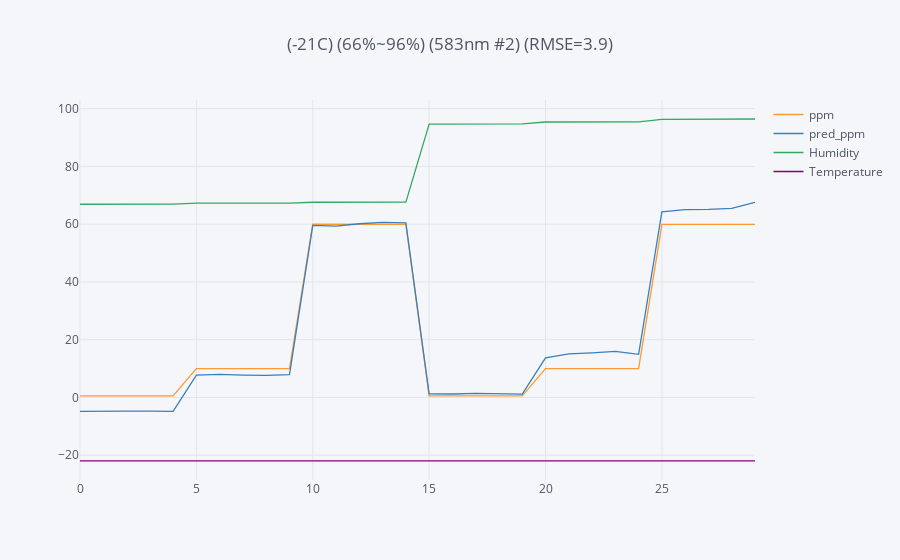
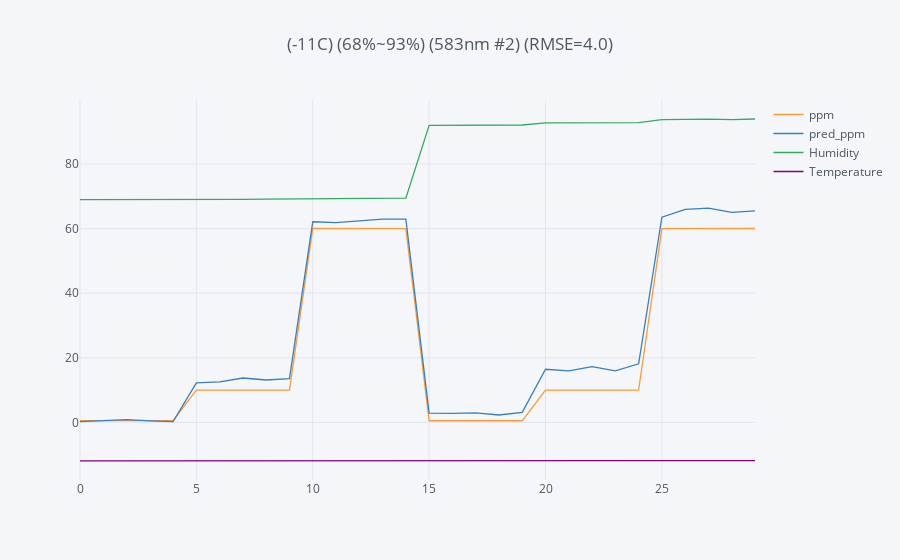
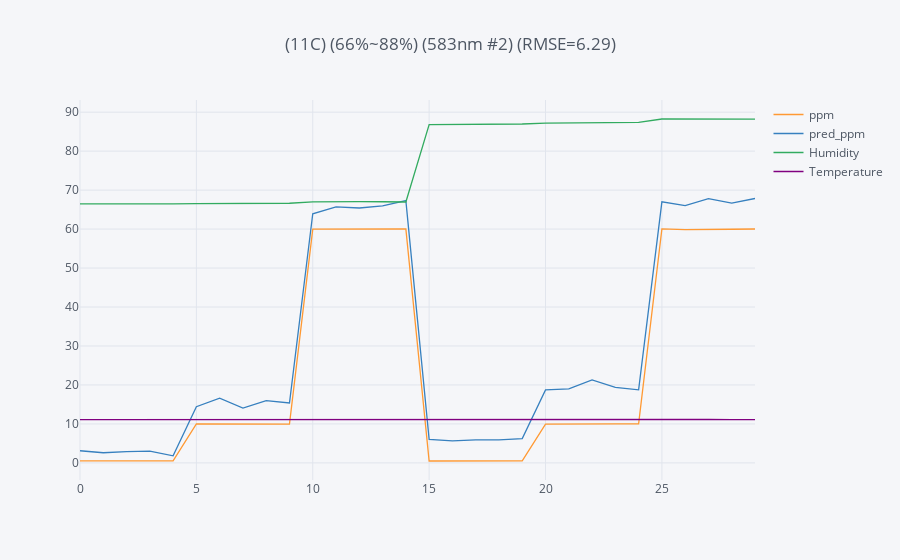

Notebook code for these charts, in order:
### Code cell
# load training data
dk_n20C = df_n20C.copy().reset_index(drop=True)
dk_n10C = df_n10C.copy().reset_index(drop=True)
dk_0C = df_0C.copy().reset_index(drop=True)  
dk_10C = df_10C.copy().reset_index(drop=True)


# copy testing data
dk_test_n20C = df_test_n20C.copy().reset_index(drop=True)
dk_test_n10C = df_test_n10C.copy().reset_index(drop=True)
dk_test_10C = df_test_10C.copy().reset_index(drop=True)


#setting temperature range
'''dict = {temp. 1 : ([training data1, data2], [blind test data1, data2], white_card_std data)}'''

temp_data_dict = { 

    # n20~10C
    'temp. 1': ([dk_n20C, dk_n10C, dk_0C, dk_10C], [dk_test_n20C]),
    'temp. 2': ([dk_n20C, dk_n10C, dk_0C, dk_10C], [dk_test_n10C]),
    'temp. 3': ([dk_n20C, dk_n10C, dk_0C, dk_10C], [dk_test_10C]),
                  } 
    
# implement temp. range loop
for temp_data, temp_blind_test in temp_data_dict.values():
    

                 
    # plot each model 4D data
#             module_4D.plot_4D_multi_model(temp_data, temp_blind_test, channel_list, sensor_number)

    # concate training data        
    df_all = pd.concat(temp_data).reset_index(drop=True)
    df_test = pd.concat(temp_blind_test).reset_index(drop=True)


    # 取0ppm資料
    dk_all_0ppm = df_all[df_all['ppm']<1].copy()
    dk_test_0ppm = df_test[df_test['ppm']<1].copy()

    # 取10ppm資料
    dk_all_10ppm = df_all[(df_all['ppm']>9)&(df_all['ppm']<11)].copy()
    dk_test_10ppm = df_test[(df_all['ppm']>9)&(df_all['ppm']<11)].copy()

    # 取60ppm資料
    dk_all_60ppm = df_all[(df_all['ppm']>59)].copy()
    dk_test_60ppm = df_test[(df_all['ppm']>59)].copy()

    dk_data_dict = {'0ppm':(dk_all_0ppm, dk_test_0ppm),
                    '10ppm':(dk_all_10ppm, dk_test_10ppm),
                    '60ppm':(dk_all_60ppm, dk_test_60ppm)}

    #training model for 0ppm, 10ppm, 60ppm surface
    surf_coef_list = []                           # store ppm surface coefficient
    for ppm, ppm_data in dk_data_dict.items():

        dk_data, dk_test = ppm_data

        y_train = dk_data[train_channel] + shift 
        x_train = dk_data[['Temperature', 'Humidity']] 

        y_test = dk_test[test_channel] 
        x_test = dk_test[['Temperature', 'Humidity']]

#             channels = train_channel

        ### Ridge regression
#             step = humidity_step
        os.chdir(path)                
        loss_list = []
        loss_each_step_list = []
        ridge = modeling(name=name,
                         sensor_number=sensor_number,
                         channel=train_channel,
                          x_train=x_train, 
                          y_train=y_train, 
                          x_test=x_test, 
                          y_test=y_test, 
                          model_name=model_name, 
                          degree=degree,
                          step=humidity_step,
                          output_modify=output_modify,
#                                   white_card_std=k_white_card_std,
                          white_card_side=white_card_side,
                          white_card_std_multiple=white_card_std_multiple,
                          shift=shift,            
                          multiple=multiple,
                          ppm=ppm)

        intercept, coef, TL, TU, HL, HU = ridge.regression(humidity_feature=humidity_feature)
#             ridge.loss()
#             loss_each_step = ridge.loss_each_step()    
#             ridge.plot()
#             ridge.save_plot()
#             ridge.coef()
        coefficient = np.insert(coef, 0, intercept)
        surf_coef_list.append(coefficient)
#                   

    test_data = df_test[[test_channel, 'Temperature', 'Humidity', 'ppm']]
    ppm_list = []
    for index, row in test_data.iterrows():
        signal, temperature, humidity, _ = row
        signal_0ppm = interpolation.calculate_ppm_surface_signal(surf_coef_list[0], x0=temperature, x1=humidity, degree=degree)
        signal_10ppm = interpolation.calculate_ppm_surface_signal(surf_coef_list[1], x0=temperature, x1=humidity, degree=degree)

#         print(signal_0ppm, signal_10ppm, signal_60ppm)

        ppm = interpolation.interpolation(signal, signal_0ppm, signal_10ppm, signal_60ppm) 
        ppm_list.append(float(ppm))

    # RMSE
    rmse_test = np.sqrt(mean_squared_error(ppm_list, test_data['ppm'])).round(2)

    # Interpolation prediction result    
    predict_test_data = test_data.copy()
    predict_test_data['pred_ppm'] = ppm_list
    temp = int(predict_test_data['Temperature'].mean())
    hum_min = int(predict_test_data['Humidity'].min())
    hum_max = int(predict_test_data['Humidity'].max())
    title = '({}C) ({}%~{}%) ({}) (RMSE={})'.format(temp, hum_min, hum_max, test_channel, rmse_test)
    predict_test_data.iplot(kind='scatter', y=['ppm', 'pred_ppm', 'Humidity', 'Temperature'], title=title)


    # save prediction result
    folderName = '{}'.format(name)
    savePath = os.path.join(os.getcwd(), folderName)
    filename = '({}C) ({}%~{}%) ({}) (shift {}) (RMSE={})'.format(temp, hum_min, hum_max, test_channel, shift ,rmse_test)
    plt.plot(predict_test_data['Temperature'], 'r')
    plt.plot(predict_test_data['Humidity'], 'b')
    plt.plot(predict_test_data['ppm'], 'g')
    plt.plot(predict_test_data['pred_ppm'], 'orange')
    plt.ylabel('Temperature/ Humidity/ ppm')
    plt.grid(alpha=0.3)
    plt.legend(bbox_to_anchor=(0., 1.02, 1., .102),  loc=3, ncol=4, mode="expand")
    plt.title(filename, y=1.15, fontsize=10)
    plt.savefig(savePath + '/' + filename + '.png', dpi=200, bbox_inches='tight')
    plt.close() 
    plt.show()

### Figure 1 — Plotly figure (JSON) as saved in the notebook; plotly's stock layout.template omitted (floating-point values rounded to 4 significant figures)
{"data": [{"line": {"color": "rgba(255, 153, 51, 1.0)", "dash": "solid", "shape": "linear", "width": 1.3}, "mode": "lines", "name": "ppm", "text": "", "type": "scatter", "uid": "f9d1b922-9c75-4098-ab0f-62eaff38c539", "x": [0, 1, 2, 3, 4, 5, 6, 7, 8, 9, 10, 11, 12, 13, 14, 15, 16, 17, 18, 19, 20, 21, 22, 23, 24, 25, 26, 27, 28, 29], "y": [0.55, 0.5625, 0.55, 0.55, 0.5625, 9.988, 10.03, 9.988, 10.0, 10.01, 60, 59.98, 60.02, 59.98, 59.94, 0.55, 0.55, 0.55, 0.5625, 0.55, 10.03, 10.01, 10.0, 10.01, 10.0, 59.96, 60.02, 60, 59.99, 59.96]}, {"line": {"color": "rgba(55, 128, 191, 1.0)", "dash": "solid", "shape": "linear", "width": 1.3}, "mode": "lines", "name": "pred_ppm", "text": "", "type": "scatter", "uid": "e7089574-0afd-4b2c-8a3a-275e3e847f8f", "x": [0, 1, 2, 3, 4, 5, 6, 7, 8, 9, 10, 11, 12, 13, 14, 15, 16, 17, 18, 19, 20, 21, 22, 23, 24, 25, 26, 27, 28, 29], "y": [-4.821, -4.673, -4.719, -4.73, -4.799, 7.726, 7.975, 7.766, 7.629, 7.909, 59.58, 59.36, 60.16, 60.62, 60.44, 1.242, 1.207, 1.446, 1.309, 1.177, 13.71, 15.08, 15.47, 16.0, 14.94, 64.26, 65.06, 65.12, 65.5, 67.56]}, {"line": {"color": "rgba(50, 171, 96, 1.0)", "dash": "solid", "shape": "linear", "width": 1.3}, "mode": "lines", "name": "Humidity", "text": "", "type": "scatter", "uid": "f854314a-3bdc-4a44-aaaf-55d4750e9a3f", "x": [0, 1, 2, 3, 4, 5, 6, 7, 8, 9, 10, 11, 12, 13, 14, 15, 16, 17, 18, 19, 20, 21, 22, 23, 24, 25, 26, 27, 28, 29], "y": [66.91, 66.89, 66.87, 66.94, 66.94, 67.28, 67.29, 67.31, 67.31, 67.28, 67.59, 67.58, 67.58, 67.6, 67.62, 94.65, 94.71, 94.69, 94.73, 94.76, 95.38, 95.39, 95.44, 95.43, 95.44, 96.3, 96.33, 96.36, 96.37, 96.42]}, {"line": {"color": "rgba(128, 0, 128, 1.0)", "dash": "solid", "shape": "linear", "width": 1.3}, "mode": "lines", "name": "Temperature", "text": "", "type": "scatter", "uid": "565804e7-6e07-476b-aa3b-bb209ca00c9a", "x": [0, 1, 2, 3, 4, 5, 6, 7, 8, 9, 10, 11, 12, 13, 14, 15, 16, 17, 18, 19, 20, 21, 22, 23, 24, 25, 26, 27, 28, 29], "y": [-21.96, -21.96, -21.96, -21.99, -21.98, -21.96, -21.96, -21.96, -21.95, -21.97, -21.95, -21.96, -21.98, -21.96, -21.95, -21.94, -21.95, -21.94, -21.95, -21.96, -21.95, -21.95, -21.95, -21.97, -21.96, -21.96, -21.97, -21.95, -21.96, -21.95]}], "layout": {"legend": {"bgcolor": "#F5F6F9", "font": {"color": "#4D5663"}}, "paper_bgcolor": "#F5F6F9", "plot_bgcolor": "#F5F6F9", "title": {"font": {"color": "#4D5663"}, "text": "(-21C) (66%~96%) (583nm #2) (RMSE=3.9)"}, "xaxis": {"gridcolor": "#E1E5ED", "showgrid": true, "tickfont": {"color": "#4D5663"}, "title": {"font": {"color": "#4D5663"}, "text": ""}, "zerolinecolor": "#E1E5ED"}, "yaxis": {"gridcolor": "#E1E5ED", "showgrid": true, "tickfont": {"color": "#4D5663"}, "title": {"font": {"color": "#4D5663"}, "text": ""}, "zerolinecolor": "#E1E5ED"}}}

### Figure 2 — Plotly figure (JSON) as saved in the notebook; plotly's stock layout.template omitted (floating-point values rounded to 4 significant figures)
{"data": [{"line": {"color": "rgba(255, 153, 51, 1.0)", "dash": "solid", "shape": "linear", "width": 1.3}, "mode": "lines", "name": "ppm", "text": "", "type": "scatter", "uid": "75baa01f-a15f-4872-a179-7cf160e2e102", "x": [0, 1, 2, 3, 4, 5, 6, 7, 8, 9, 10, 11, 12, 13, 14, 15, 16, 17, 18, 19, 20, 21, 22, 23, 24, 25, 26, 27, 28, 29], "y": [0.5375, 0.5375, 0.5375, 0.525, 0.525, 9.988, 9.975, 10.0, 9.988, 9.988, 60.04, 60.04, 59.95, 59.94, 59.98, 0.5125, 0.5125, 0.525, 0.5125, 0.5, 10.0, 10.0, 9.975, 10.01, 10.01, 59.98, 59.94, 60.01, 60, 60.01]}, {"line": {"color": "rgba(55, 128, 191, 1.0)", "dash": "solid", "shape": "linear", "width": 1.3}, "mode": "lines", "name": "pred_ppm", "text": "", "type": "scatter", "uid": "d2f6221d-51e8-48d4-bdda-22459e6a007e", "x": [0, 1, 2, 3, 4, 5, 6, 7, 8, 9, 10, 11, 12, 13, 14, 15, 16, 17, 18, 19, 20, 21, 22, 23, 24, 25, 26, 27, 28, 29], "y": [0.2566, 0.5442, 0.851, 0.4741, 0.2566, 12.24, 12.54, 13.74, 13.12, 13.52, 62.09, 61.83, 62.47, 62.94, 62.93, 2.881, 2.775, 2.951, 2.282, 3.113, 16.43, 15.97, 17.23, 15.95, 18.13, 63.51, 65.91, 66.33, 65.01, 65.49]}, {"line": {"color": "rgba(50, 171, 96, 1.0)", "dash": "solid", "shape": "linear", "width": 1.3}, "mode": "lines", "name": "Humidity", "text": "", "type": "scatter", "uid": "18994768-d0d0-4367-911f-867544e19b9e", "x": [0, 1, 2, 3, 4, 5, 6, 7, 8, 9, 10, 11, 12, 13, 14, 15, 16, 17, 18, 19, 20, 21, 22, 23, 24, 25, 26, 27, 28, 29], "y": [68.94, 68.92, 68.93, 68.96, 68.97, 69.04, 69.04, 69.01, 69.09, 69.16, 69.32, 69.28, 69.32, 69.38, 69.4, 91.96, 91.98, 92.0, 92.08, 92.05, 92.7, 92.73, 92.77, 92.79, 92.78, 93.72, 93.81, 93.87, 93.73, 93.91]}, {"line": {"color": "rgba(128, 0, 128, 1.0)", "dash": "solid", "shape": "linear", "width": 1.3}, "mode": "lines", "name": "Temperature", "text": "", "type": "scatter", "uid": "928a3e66-5ced-4fa0-b83e-4501af95b376", "x": [0, 1, 2, 3, 4, 5, 6, 7, 8, 9, 10, 11, 12, 13, 14, 15, 16, 17, 18, 19, 20, 21, 22, 23, 24, 25, 26, 27, 28, 29], "y": [-11.94, -11.95, -11.95, -11.95, -11.94, -11.94, -11.92, -11.9, -11.93, -11.93, -11.9, -11.88, -11.88, -11.9, -11.87, -11.86, -11.86, -11.86, -11.88, -11.87, -11.88, -11.88, -11.87, -11.85, -11.86, -11.85, -11.85, -11.84, -11.9, -11.86]}], "layout": {"legend": {"bgcolor": "#F5F6F9", "font": {"color": "#4D5663"}}, "paper_bgcolor": "#F5F6F9", "plot_bgcolor": "#F5F6F9", "title": {"font": {"color": "#4D5663"}, "text": "(-11C) (68%~93%) (583nm #2) (RMSE=4.0)"}, "xaxis": {"gridcolor": "#E1E5ED", "showgrid": true, "tickfont": {"color": "#4D5663"}, "title": {"font": {"color": "#4D5663"}, "text": ""}, "zerolinecolor": "#E1E5ED"}, "yaxis": {"gridcolor": "#E1E5ED", "showgrid": true, "tickfont": {"color": "#4D5663"}, "title": {"font": {"color": "#4D5663"}, "text": ""}, "zerolinecolor": "#E1E5ED"}}}

### Figure 3 — Plotly figure (JSON) as saved in the notebook; plotly's stock layout.template omitted (floating-point values rounded to 4 significant figures)
{"data": [{"line": {"color": "rgba(255, 153, 51, 1.0)", "dash": "solid", "shape": "linear", "width": 1.3}, "mode": "lines", "name": "ppm", "text": "", "type": "scatter", "uid": "e2cf107c-f6bc-4a3e-b4c8-94d67e2b8357", "x": [0, 1, 2, 3, 4, 5, 6, 7, 8, 9, 10, 11, 12, 13, 14, 15, 16, 17, 18, 19, 20, 21, 22, 23, 24, 25, 26, 27, 28, 29], "y": [0.5125, 0.5, 0.525, 0.5125, 0.525, 10.0, 9.988, 10.03, 9.988, 9.975, 60, 60.05, 60.05, 60.04, 60.02, 0.4875, 0.5125, 0.5125, 0.5, 0.5, 9.963, 10.03, 10.04, 10.0, 10.03, 60.05, 59.88, 60, 59.96, 60.02]}, {"line": {"color": "rgba(55, 128, 191, 1.0)", "dash": "solid", "shape": "linear", "width": 1.3}, "mode": "lines", "name": "pred_ppm", "text": "", "type": "scatter", "uid": "a396c717-8125-438f-932a-340bb1003269", "x": [0, 1, 2, 3, 4, 5, 6, 7, 8, 9, 10, 11, 12, 13, 14, 15, 16, 17, 18, 19, 20, 21, 22, 23, 24, 25, 26, 27, 28, 29], "y": [3.117, 2.603, 2.892, 3.004, 1.816, 14.41, 16.59, 14.06, 15.98, 15.38, 63.93, 65.72, 65.42, 65.98, 67.32, 6.037, 5.659, 5.92, 5.915, 6.252, 18.73, 19.01, 21.31, 19.39, 18.73, 66.99, 66.04, 67.84, 66.65, 67.86]}, {"line": {"color": "rgba(50, 171, 96, 1.0)", "dash": "solid", "shape": "linear", "width": 1.3}, "mode": "lines", "name": "Humidity", "text": "", "type": "scatter", "uid": "283bac77-3483-46f5-80dd-9f246ef643f5", "x": [0, 1, 2, 3, 4, 5, 6, 7, 8, 9, 10, 11, 12, 13, 14, 15, 16, 17, 18, 19, 20, 21, 22, 23, 24, 25, 26, 27, 28, 29], "y": [66.48, 66.45, 66.43, 66.45, 66.49, 66.54, 66.57, 66.58, 66.59, 66.63, 67.0, 67.08, 67.04, 67.01, 66.95, 86.8, 86.85, 86.89, 86.95, 86.97, 87.21, 87.24, 87.28, 87.36, 87.37, 88.25, 88.2, 88.17, 88.17, 88.2]}, {"line": {"color": "rgba(128, 0, 128, 1.0)", "dash": "solid", "shape": "linear", "width": 1.3}, "mode": "lines", "name": "Temperature", "text": "", "type": "scatter", "uid": "40eadb4f-7c79-4fbc-9bc1-18136bf558a3", "x": [0, 1, 2, 3, 4, 5, 6, 7, 8, 9, 10, 11, 12, 13, 14, 15, 16, 17, 18, 19, 20, 21, 22, 23, 24, 25, 26, 27, 28, 29], "y": [11.11, 11.12, 11.11, 11.11, 11.1, 11.13, 11.11, 11.12, 11.12, 11.13, 11.13, 11.13, 11.13, 11.12, 11.13, 11.16, 11.15, 11.16, 11.16, 11.15, 11.15, 11.14, 11.15, 11.15, 11.15, 11.13, 11.13, 11.13, 11.13, 11.11]}], "layout": {"legend": {"bgcolor": "#F5F6F9", "font": {"color": "#4D5663"}}, "paper_bgcolor": "#F5F6F9", "plot_bgcolor": "#F5F6F9", "title": {"font": {"color": "#4D5663"}, "text": "(11C) (66%~88%) (583nm #2) (RMSE=6.29)"}, "xaxis": {"gridcolor": "#E1E5ED", "showgrid": true, "tickfont": {"color": "#4D5663"}, "title": {"font": {"color": "#4D5663"}, "text": ""}, "zerolinecolor": "#E1E5ED"}, "yaxis": {"gridcolor": "#E1E5ED", "showgrid": true, "tickfont": {"color": "#4D5663"}, "title": {"font": {"color": "#4D5663"}, "text": ""}, "zerolinecolor": "#E1E5ED"}}}
